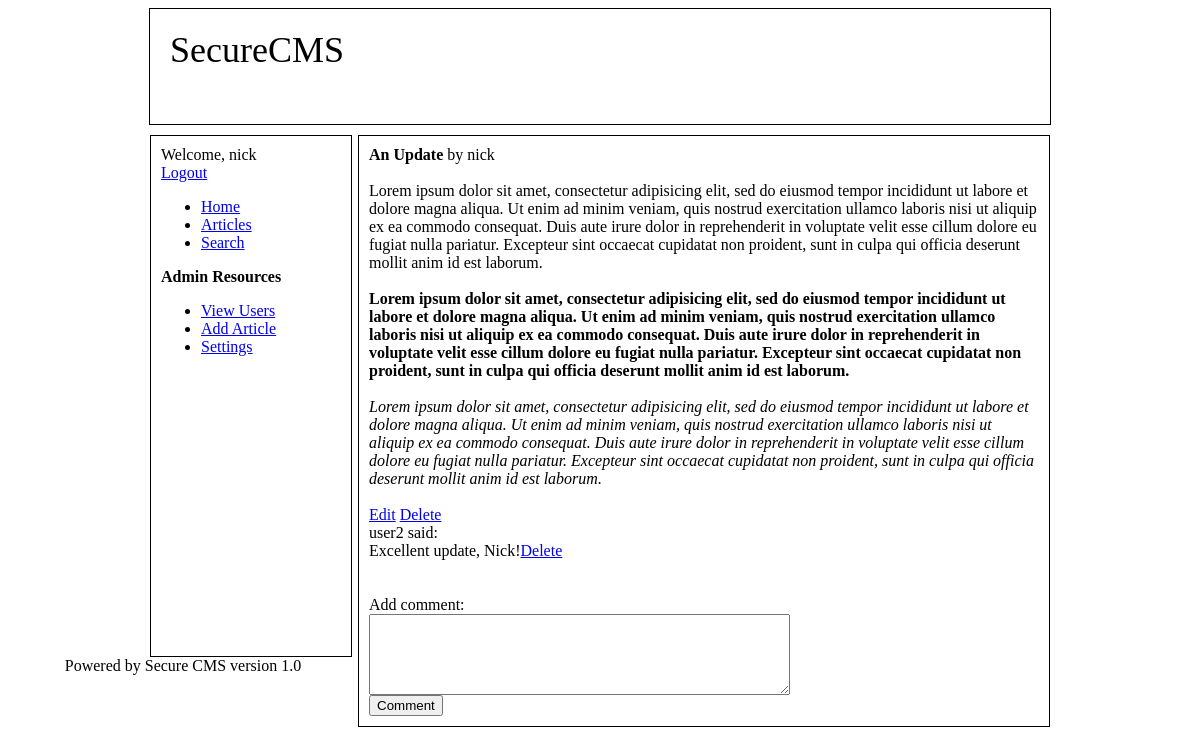
Screenshot of /index.php?page=view_article&article_id=7 (signed in) with the database file from the repository.
### tables this page shows
CREATE TABLE `settings` (
  `site_name` varchar(64) NOT NULL,
  `welcome` blob NOT NULL
);

CREATE TABLE `article` (
  `id` int(11) NOT NULL AUTO_INCREMENT,
  `author_id` int(11) NOT NULL,
  `date` timestamp NOT NULL DEFAULT '0000-00-00 00:00:00' ON UPDATE CURRENT_TIMESTAMP,
  `title` varchar(128) NOT NULL,
  `content` blob NOT NULL,
  PRIMARY KEY (`id`)
);

CREATE TABLE `users` (
  `id` int(11) NOT NULL AUTO_INCREMENT,
  `user_name` varchar(64) NOT NULL,
  `password` varchar(64) NOT NULL,
  `join_date` timestamp NOT NULL DEFAULT '0000-00-00 00:00:00' ON UPDATE CURRENT_TIMESTAMP,
  `is_admin` tinyint(1) NOT NULL,
  `email` varchar(128) NOT NULL,
  PRIMARY KEY (`id`)
);

CREATE TABLE `comments` (
  `id` int(11) NOT NULL AUTO_INCREMENT,
  `user_id` int(11) NOT NULL,
  `time` date NOT NULL,
  `article_id` int(11) NOT NULL,
  `comment` blob NOT NULL,
  PRIMARY KEY (`id`)
);

### view_article.php (the view, shortened to what this page needs)
<?
$articleid = $_GET['article_id'];
$result = mysqli_query($con,"SELECT * FROM article,users WHERE article.author_id=users.id AND article.id='$articleid'");
while($row = mysqli_fetch_array($result)){
	echo "<b>" . $row['title'] . "</b> by " . $row['user_name'] . "<br/><br/>";
	echo nl2br($row['content']);
	echo "<br/><br/>";
	if($_SESSION['is_admin'] == 1){
		echo "<a href='index.php?page=edit_article&article_id=" . $articleid . "'>Edit</a> ";
		echo "<a href='index.php?page=delete_article&article_id=" . $articleid . "'>Delete</a>";
	}
}
echo "<br/>";
include ("view_comments.php");
if(isset($_SESSION['username'])){
	echo "<br/>Add comment:<br/>";
}
else {
 echo "Please login to comment.";
}
?>

### header.php (shortened to what this page needs)
<?
$host = "localhost";
$user = "root";
$pwd = "1";
$db = "SecureCMS";
$con=mysqli_connect($host,$user,$pwd,$db);
?>
<!DOCTYPE html PUBLIC "-//W3C//DTD XHTML 1.0 Transitional//EN" "http://www.w3.org/TR/xhtml1/DTD/xhtml1-transitional.dtd">
<html xmlns="http://www.w3.org/1999/xhtml">
<link rel="stylesheet" type="text/css" href="styles.css"/>
<head>
<?
$result = mysqli_query($con,"SELECT * FROM settings");
$site_name = "";
while($row = mysqli_fetch_array($result)){
    $site_name =  $row['site_name'];
}
?>
<div class="header"><? echo $site_name; ?></div>
</head>
<body>
<div class="bigcontainer">
<div class="sidebar">
  <? include "login.php" ?>
  <ul>
    <li><a href="index.php">Home</a></li>
    <li><a href="index.php?page=articles">Articles</a></li>
    <li><a href="index.php?page=search">Search</a></li>
  </ul>
<?
if($_SESSION['is_admin'] == 1){
?>
  <b>Admin Resources</b>
  <ul>
    <li><a href="index.php?page=view_users">View Users</a></li>
    <li><a href="index.php?page=add_article">Add Article</a></li>
    <li><a href="index.php?page=edit_settings">Settings</a></li>
  </ul>
<?
}
?>
</div>
<div class="container">

### view_comments.php
<?
$result = mysqli_query($con,"SELECT comments.id as cid,comment,user_name,time FROM comments,users WHERE comments.user_id=users.id AND comments.article_id='$articleid'");
while($row = mysqli_fetch_array($result)){
	echo $row['user_name'] . " said:<br/>" . nl2br($row['comment']);
	if($_SESSION['is_admin'] == 1){
	echo "<a href='index.php?page=delete_comment&comment_id=" . $row['cid'] . "'>Delete</a>";
	}
	echo "<br/><br/>";
}
?>

### styles.css (style rules this page uses)
.header { width:860px; margin-left:auto; margin-right:auto; height:75px; font-size:36px; margin-bottom:10px; position:relative; border-style:solid; border-width:1px; padding:20px; }
.sidebar { width:180px; height:100%; min-height:500px; border-style:solid; border-width:1px; float:left; position:relative; padding:10px; }
.container { width:670px; height:100%; min-height:500px; border-style:solid; border-width:1px; float:right; position:relative; padding:10px; }
.bigcontainer { width:900px; margin-left:auto; margin-right:auto; }

### rows the page displays
settings: site_name "SecureCMS"
article: title "An Update", author.user_name "nick", content "Lorem ipsum dolor sit amet, consectetur adipisicing elit, sed do eiusmod tempor incididunt ut labore et dolore magna aliqua. Ut enim ad minim veniam, quis nostrud exercitation ullamco laboris nisi ut aliquip ex ea commodo consequat. Duis aute irure dolor in reprehenderit in voluptate velit esse cillum dolore eu fugiat nulla pariatur. Excepteur sint occaecat cupidatat non proident, sunt in culpa qui officia deserunt mollit anim id est laborum. Lorem ipsum dolor sit amet, consectetur adipisicing elit, sed do eiusmod tempor incididunt ut labore et dolore magna aliqua. Ut enim ad minim veniam, quis nostrud exercitation ullamco laboris nisi ut aliquip ex ea commodo consequat. Duis aute irure…"
comments: user.user_name "user2", comment "Excellent update, Nick!"

### other values shown
$_SESSION['username'] "nick"
